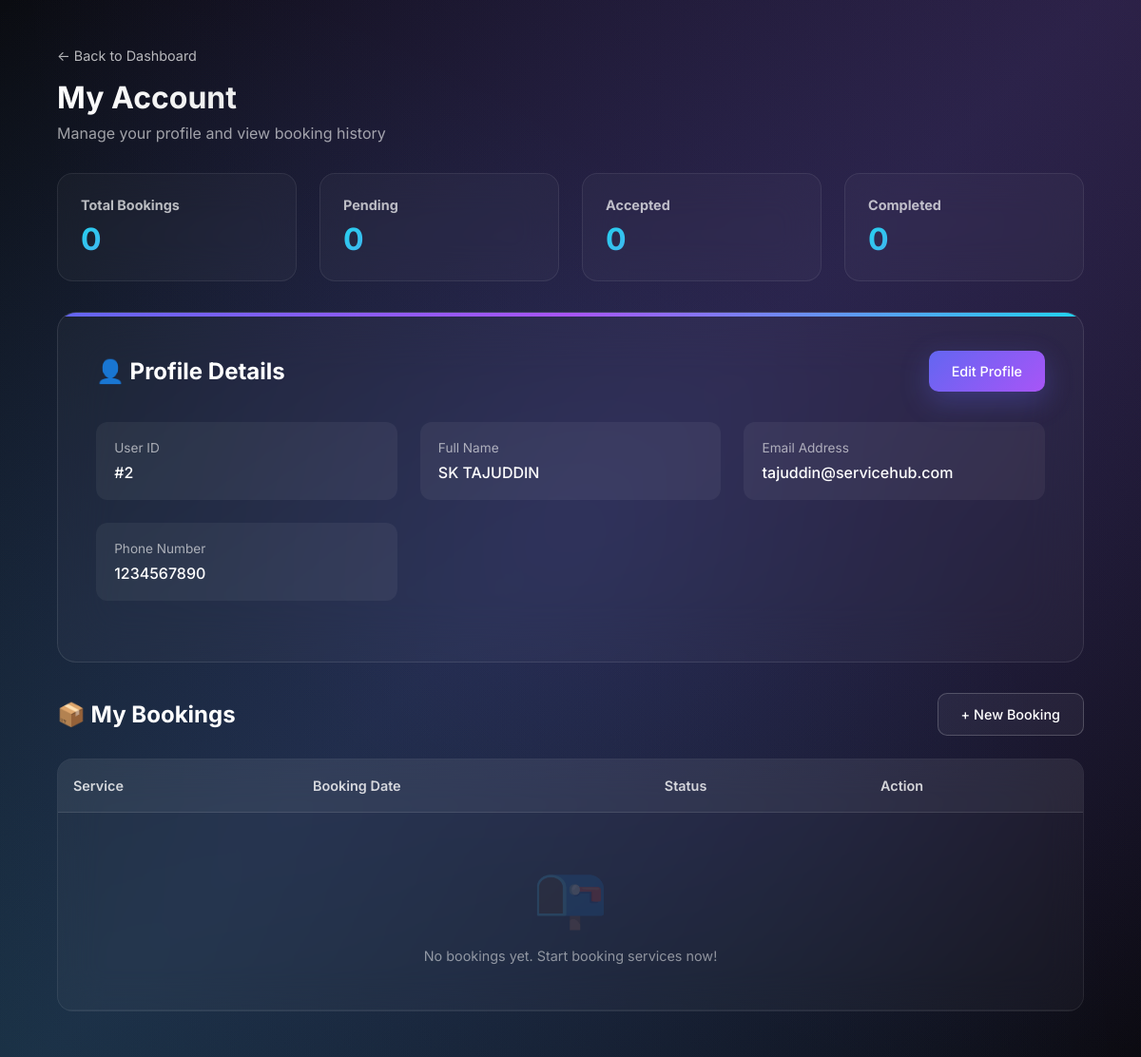
The app's page /consumer/account.php (signed in), older data.
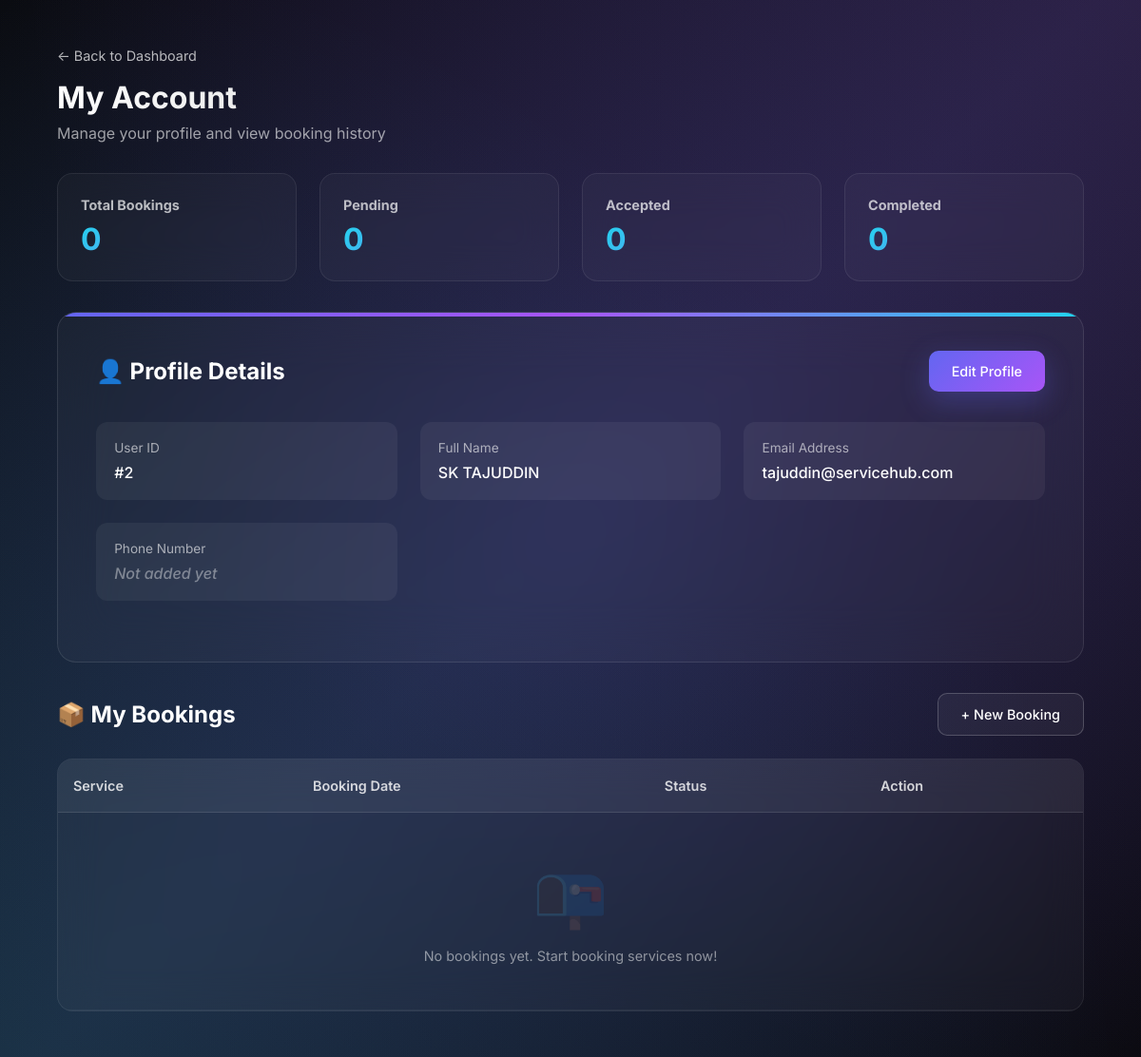
The same page, newer data.
### tables this page shows
CREATE TABLE `users` (
  `user_id` int(11) NOT NULL,
  `name` varchar(100) NOT NULL,
  `email` varchar(100) NOT NULL,
  `phone` varchar(15) DEFAULT NULL,
  `password` varchar(255) NOT NULL,
  `role` enum('consumer','provider','admin') NOT NULL,
  `status` tinyint(4) DEFAULT 1,
  `created_at` timestamp NOT NULL DEFAULT current_timestamp(),
  `is_active` tinyint(1) NOT NULL DEFAULT 1
);

### consumer/account.php (the view, shortened to what this page needs)
<?php
require_once "../config/db.php";
$userId = $_SESSION['user_id'];
$userStmt = $conn->prepare("
    SELECT user_id, name, email, phone
    FROM users
    WHERE user_id = ?
");
$userStmt->bind_param("i", $userId);
$userStmt->execute();
$user = $userStmt->get_result()->fetch_assoc();
$pendingCount = 0;
$acceptedCount = 0;
$completedCount = 0;
$bookingsArray = [];
?>
<!DOCTYPE html>
<html lang="en">
<head>
</head>
<body>
<div class="bg-gradient"></div>
<div class="container">
    <div class="page-header">
        <a href="home.php" class="back-link">← Back to Dashboard</a>
        <h1>My Account</h1>
        <p>Manage your profile and view booking history</p>
    </div>
    <div class="stats-grid">
        <div class="stat-card">
            <h3>Total Bookings</h3>
            <div class="number"><?= count($bookingsArray) ?></div>
        </div>
        <div class="stat-card">
            <h3>Pending</h3>
            <div class="number"><?= $pendingCount ?></div>
        </div>
        <div class="stat-card">
            <h3>Accepted</h3>
            <div class="number"><?= $acceptedCount ?></div>
        </div>
        <div class="stat-card">
            <h3>Completed</h3>
            <div class="number"><?= $completedCount ?></div>
        </div>
    </div>
    <div class="profile-card">
        <div class="profile-header">
            <h2>👤 Profile Details</h2>
            <a href="profile.php" class="btn btn-primary">Edit Profile</a>
        </div>
        <div class="profile-grid">
            <div class="profile-item">
                <label>User ID</label>
                <div class="value">#<?= htmlspecialchars($user['user_id']) ?></div>
            </div>
            <div class="profile-item">
                <label>Full Name</label>
                <div class="value"><?= htmlspecialchars($user['name']) ?></div>
            </div>
            <div class="profile-item">
                <label>Email Address</label>
                <div class="value"><?= htmlspecialchars($user['email']) ?></div>
            </div>
            <div class="profile-item">
                <label>Phone Number</label>
                <div class="value <?= !$user['phone'] ? 'not-added' : '' ?>">
                    <?= $user['phone'] ? htmlspecialchars($user['phone']) : 'Not added yet' ?>
                </div>
            </div>
        </div>
    </div>
    <div class="bookings-section">
        <div class="section-header">
            <h2>📦 My Bookings</h2>
            <a href="home.php" class="btn btn-outline">+ New Booking</a>
        </div>
        <div class="table-container">
            <table>
                <thead>
                    <tr>
                        <th>Service</th>
                        <th>Booking Date</th>
                        <th>Status</th>
                        <th>Action</th>
                    </tr>
                </thead>
                <tbody>
                    <?php if (count($bookingsArray) > 0): ?>
                        <?php foreach ($bookingsArray as $b): ?>
                        <tr>
                            <td><?= htmlspecialchars($b['service_name']) ?></td>
                            <td><?= htmlspecialchars(date('M d, Y', strtotime($b['booking_date']))) ?></td>
                            <td>
                                <span class="status-badge status-<?= htmlspecialchars($b['status']) ?>">
                                    <?= ucfirst($b['status']) ?>
                                </span>
                            </td>
                            <td>
                                <a href="my_booking.php?id=<?= $b['booking_id'] ?>" class="btn btn-outline" style="padding: 0.5rem 1rem; font-size: 0.85rem;">
                                    View Details
                                </a>
                            </td>
                        </tr>
                        <?php endforeach; ?>
                    <?php else: ?>
                        <tr>
                            <td colspan="4" class="empty-state">
                                <div class="empty-state-icon">📭</div>
                                <p>No bookings yet. Start booking services now!</p>
                            </td>
                        </tr>
                    <?php endif; ?>
                </tbody>
            </table>
        </div>
    </div>
</div>
</body>
</html>

Row changes from the older to the newer data that the page shows:
changed users "SK TAJUDDIN": phone "1234567890" → (not shown)
Text that changed along with them:
text now shown: "Not added yet"
